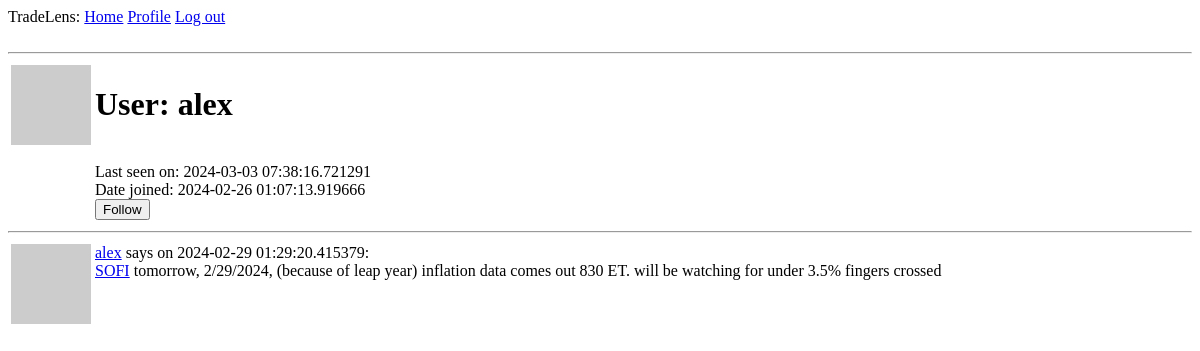
The app's page /user/alex (signed in), older data.
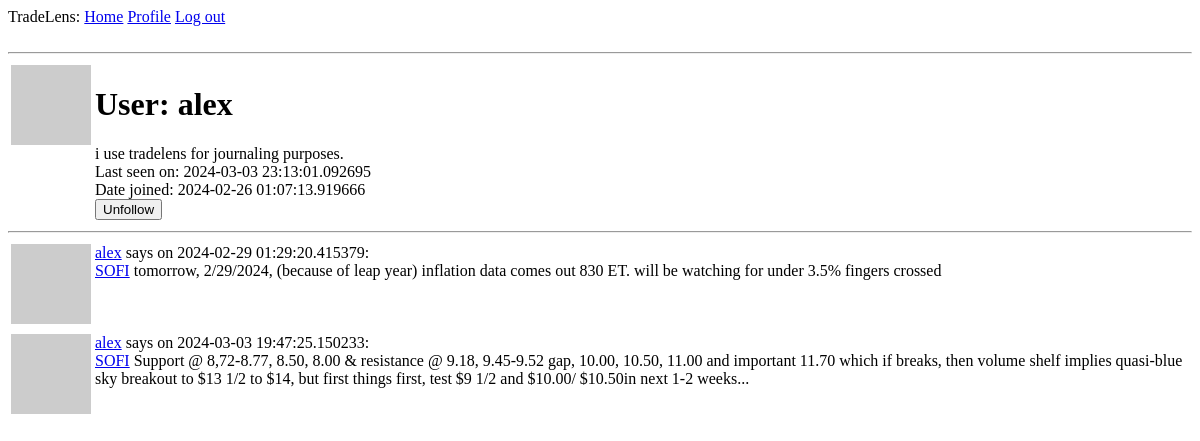
The same page, newer data.
### app/models.py (models this page shows, shortened)
class User(db.Model, UserMixin):
    id: so.Mapped[int] = so.mapped_column(primary_key=True)
    username: so.Mapped[str] = so.mapped_column(sa.String(64), index=True, unique=True)
    email: so.Mapped[str] = so.mapped_column(sa.String(120), index=True, unique=True)
    password_hash: so.Mapped[Optional[str]] = so.mapped_column(sa.String(256))
    about_me: so.Mapped[Optional[str]] = so.mapped_column(sa.String(200))
    last_seen: so.Mapped[Optional[datetime]] = so.mapped_column(default=lambda: datetime.now(timezone.utc))
    date_joined: so.Mapped[Optional[datetime]] = so.mapped_column(index=True, default=lambda: datetime.now(timezone.utc))
    posts: so.WriteOnlyMapped['Post'] = so.relationship(back_populates='author')
    def avatar(self, size):
        digest = md5(self.email.lower().encode('utf-8')).hexdigest()
        return f'https://www.gravatar.com/avatar/{digest}?d=identicon&s={size}' # url of user's avatar image
    following: so.WriteOnlyMapped['User'] = so.relationship(
        secondary=followers,
        primaryjoin=(followers.c.follower_id == id),
        secondaryjoin=(followers.c.following_id == id),
        back_populates='followers'
    )
    followers: so.WriteOnlyMapped['User'] = so.relationship(
        secondary=followers,
        primaryjoin=(followers.c.following_id == id),
        secondaryjoin=(followers.c.follower_id == id),
        back_populates='following'
    )
    def is_following(self, user) -> bool:
        query = self.following.select().where(User.id == user.id)
        return db.session.scalar(query) is not None

class Post(db.Model):
    id: so.Mapped[int] = so.mapped_column(primary_key=True)
    title: so.Mapped[str] = so.mapped_column(sa.String(10), index=True)
    content: so.Mapped[str] = so.mapped_column(sa.Text())
    timestamp: so.Mapped[datetime] = so.mapped_column(index=True, default=lambda: datetime.now(timezone.utc))
    user_id: so.Mapped[int] = so.mapped_column(sa.ForeignKey(User.id), index=True) # foreign key to link user_id which refers to the primary key id from the User model
    author: so.Mapped[User] = so.relationship(back_populates='posts')

### app/routes.py (the view)
@app.route('/user/<username>')
@login_required
def user(username):
    user = User.query.filter_by(username=username).first_or_404()
    form = EmptyForm()
    posts = Post.query.order_by(Post.timestamp).where(Post.user_id == user.id)
    return render_template('user.html', title=f'{user.username}', user=user, posts=posts, form=form)

### app/forms.py
class EmptyForm(FlaskForm):
    submit = SubmitField('Submit')

### app/models.py (called while the page is built)
@login_manager.user_loader
def load_user(id): # Flask-Login passes id argument as string
    return db.session.get(User, int(id))

### app/routes.py (called while the page is built)
@app.before_request
def before_request():
    if current_user.is_authenticated: # if current_user is logged in
        current_user.last_seen = datetime.now(timezone.utc) # set last seen field to current time
        db.session.commit()

### app/templates/user.html (shortened to what this page needs)
{% extends 'base.html' %}
{% block content %}
    <table>
        <tr valign="top">
            <td><img src="{{ user.avatar(128) }}" alt=""></td>
            <td>
                <h1>User: {{ user.username }}</h1>
                {% if user.about_me %} {{ user.about_me }} {% endif %} <br>
                {% if user.last_seen %} Last seen on: {{ user.last_seen }} {% endif %} <br>
                {% if user.date_joined %} Date joined: {{ user.date_joined }} {% endif %} <br>
                {% if user == current_user %}
                    <a href="{{ url_for('edit_profile') }}">Edit Profile</a>
                {% elif not current_user.is_following(user) %}
                    <form action="{{ url_for('follow', username=user.username) }}" method="post">
                        {{ form.submit(value='Follow')}}
                    </form>
                {% else %}
                    <form action="{{ url_for('unfollow', username=user.username) }}" method="post">
                        {{ form.submit(value='Unfollow')}}
                    </form>
                {% endif %}
            </td>
        </tr>
    </table>
    <hr>
    {% for post in posts %}
        {% include '_post.html' %}
    {% endfor %}
{% endblock %}

### app/templates/base.html (shortened to what this page needs)
<!doctype html>
<html lang="en">
    <head>
    </head>
    <body>
        <div>
            TradeLens:
            <a href="{{ url_for('index') }}">Home</a>
            {% if current_user.is_anonymous %}
            <a href="{{ url_for('login') }}">Log in</a>
            {% else %}
            <a href="{{ url_for('user', username=current_user.username) }}">Profile</a>
            <a href="{{ url_for('logout') }}">Log out</a>
            {% endif %}
        </div>
        <br/> <hr>
        {% block content %}
        {% endblock %}
    </body>
</html>

### app/templates/_post.html
<table>
    <tr valign="top">
        <td><img src="{{ post.author.avatar(36) }}" alt=""></td>
        <td><a href="{{ url_for('user', username=post.author.username) }}">{{ post.author.username }}</a>
            says on {{ post.timestamp }}: <br>
            <a href="{{ url_for('symbol', symbol=post.title) }}">{{ post.title }}</a>
            {{ post.content }} <br>
        </td>
    </tr>
</table>

Row changes from the older to the newer data that the page shows:
changed User "alex": about_me (not shown) → "i use tradelens for journaling purposes."; last_seen "2024-03-03 07:38:16.721291" → "2024-03-03 23:13:01.092695"
added Post: author.username "alex", timestamp "2024-03-03 19:47:25.150233", title "SOFI", content "Support @ 8,72-8.77, 8.50, 8.00 & resistance @ 9.18, 9.45-9.52 gap, 10.00, 10.50, 11.00 and important 11.70 which if breaks, then volume shelf implies quasi-blue sky breakout to $13 1/2 to $14, but first things first, test $9 1/2 and $10.00/ $10.50in next 1-2 weeks..."
Text that changed along with them:
form field submit: (not shown) → "Unfollow"
form field submit: "Follow" → (not shown)
